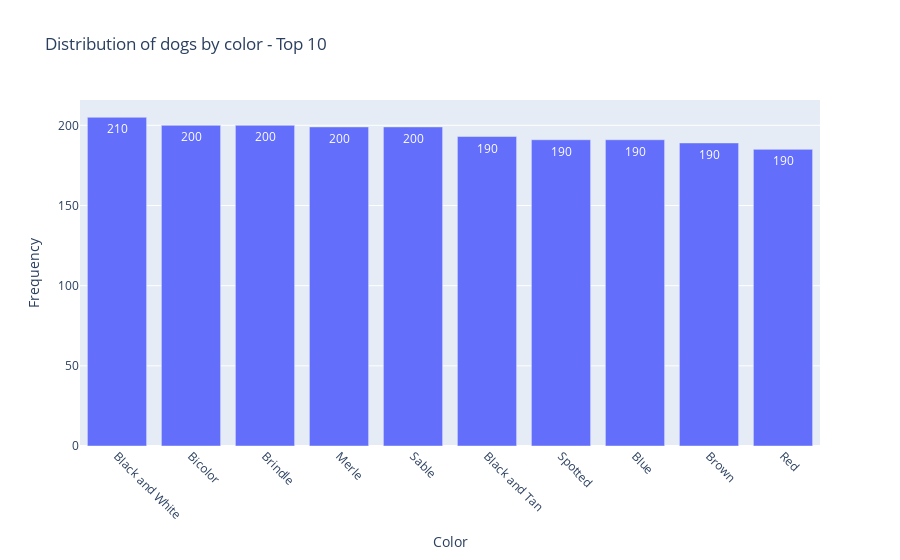

The notebook cell saved with this chart:
### Code cell
fig = px.bar(top_colors, x = 'Color', y = 'count',
            text_auto = '.2s',
            labels = {'count' : 'Frequency'},
            title = 'Distribution of dogs by color - Top 10'
            )
fig.update_xaxes(tickangle=45)

fig.show()

### Figure 1 — Plotly figure (JSON) as saved in the notebook; plotly's stock layout.template omitted (floating-point values rounded to 4 significant figures)
{"data": [{"alignmentgroup": "True", "hovertemplate": "Color=%{x}<br>Frequency=%{y}<extra></extra>", "legendgroup": "", "marker": {"color": "#636efa", "pattern": {"shape": ""}}, "name": "", "offsetgroup": "", "orientation": "v", "showlegend": false, "textposition": "auto", "texttemplate": "%{y:.2s}", "type": "bar", "x": ["Black and White", "Bicolor", "Brindle", "Merle", "Sable", "Black and Tan", "Spotted", "Blue", "Brown", "Red"], "xaxis": "x", "y": [205, 200, 200, 199, 199, 193, 191, 191, 189, 185], "yaxis": "y"}], "layout": {"barmode": "relative", "legend": {"tracegroupgap": 0}, "title": {"text": "Distribution of dogs by color - Top 10"}, "xaxis": {"anchor": "y", "domain": [0, 1], "tickangle": 45, "title": {"text": "Color"}}, "yaxis": {"anchor": "x", "domain": [0, 1], "title": {"text": "Frequency"}}}}
